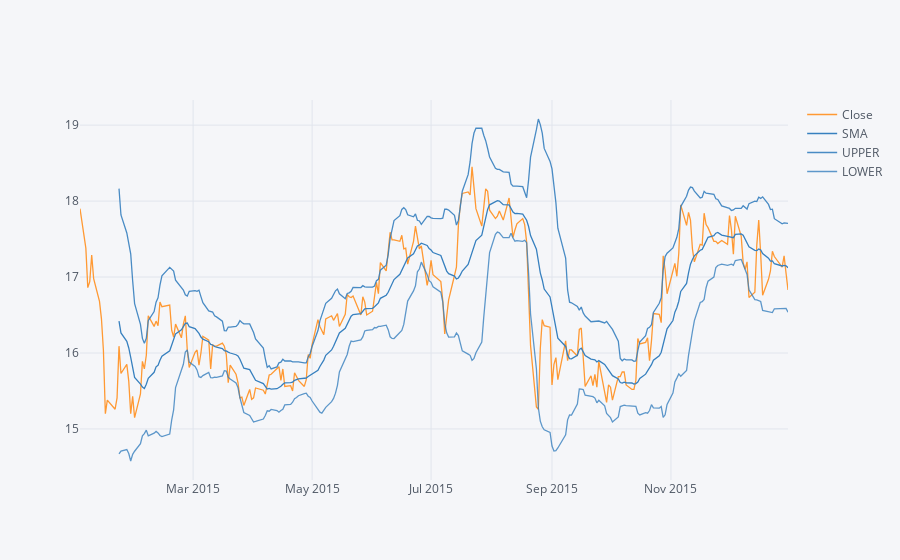

Notebook code cell kept with this figure:
### Markdown cell above
**Using .ta_plot(study='boll') to create a Bollinger Band Plot for Bank of America for the year 2015.**

### Code cell
BAC['Close'].loc['2015-01-01':'2016-01-01'].ta_plot(study='boll')

### Figure 1 — Plotly figure (JSON) as saved in the notebook; plotly's stock layout.template omitted (floating-point values rounded to 4 significant figures; data arrays with more than 128 entries replaced by an {"elided": "..."} marker saying what was removed)
{"data": [{"line": {"color": "rgba(255, 153, 51, 1.0)", "dash": "solid", "width": 1.3}, "mode": "lines", "name": "Close", "text": "", "type": "scatter", "x": {"elided": "252 str values"}, "y": {"elided": "252 float values"}}, {"line": {"color": "rgba(55, 128, 191, 1.0)", "dash": "solid", "width": 1.3}, "mode": "lines", "name": "SMA", "text": "", "type": "scatter", "x": {"elided": "252 str values"}, "y": {"elided": "252 mixed values"}}, {"line": {"color": "rgba(55, 128, 191, 0.89999999999999991)", "dash": "solid", "width": 1.3}, "mode": "lines", "name": "UPPER", "text": "", "type": "scatter", "x": {"elided": "252 str values"}, "y": {"elided": "252 mixed values"}}, {"line": {"color": "rgba(55, 128, 191, 0.79999999999999982)", "dash": "solid", "width": 1.3}, "mode": "lines", "name": "LOWER", "text": "", "type": "scatter", "x": {"elided": "252 str values"}, "y": {"elided": "252 mixed values"}}], "layout": {"legend": {"bgcolor": "#F5F6F9", "font": {"color": "#4D5663"}}, "paper_bgcolor": "#F5F6F9", "plot_bgcolor": "#F5F6F9", "titlefont": {"color": "#4D5663"}, "xaxis1": {"gridcolor": "#E1E5ED", "showgrid": true, "tickfont": {"color": "#4D5663"}, "title": "", "titlefont": {"color": "#4D5663"}, "zerolinecolor": "#E1E5ED"}, "yaxis1": {"gridcolor": "#E1E5ED", "showgrid": true, "tickfont": {"color": "#4D5663"}, "title": "", "titlefont": {"color": "#4D5663"}, "zerolinecolor": "#E1E5ED"}}}
